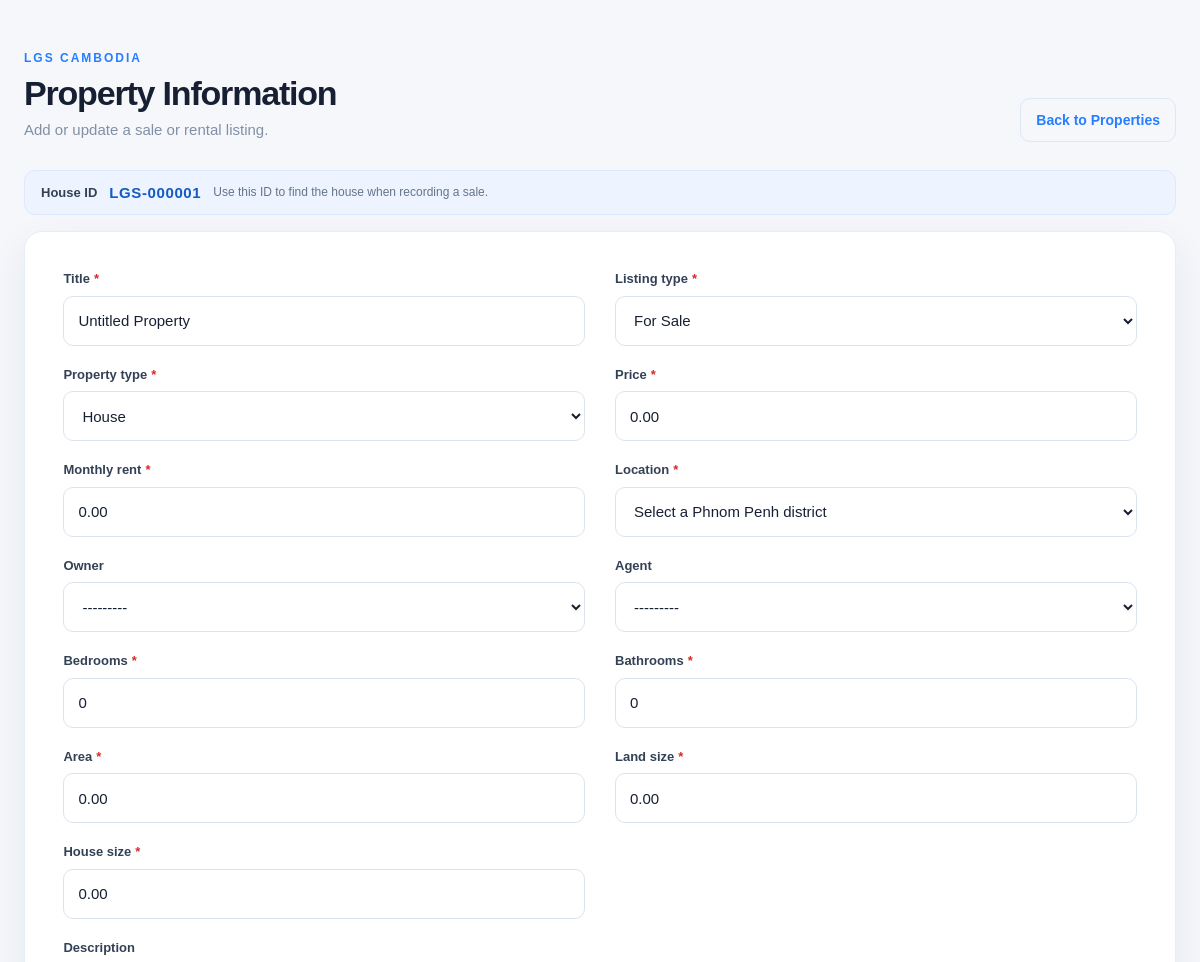
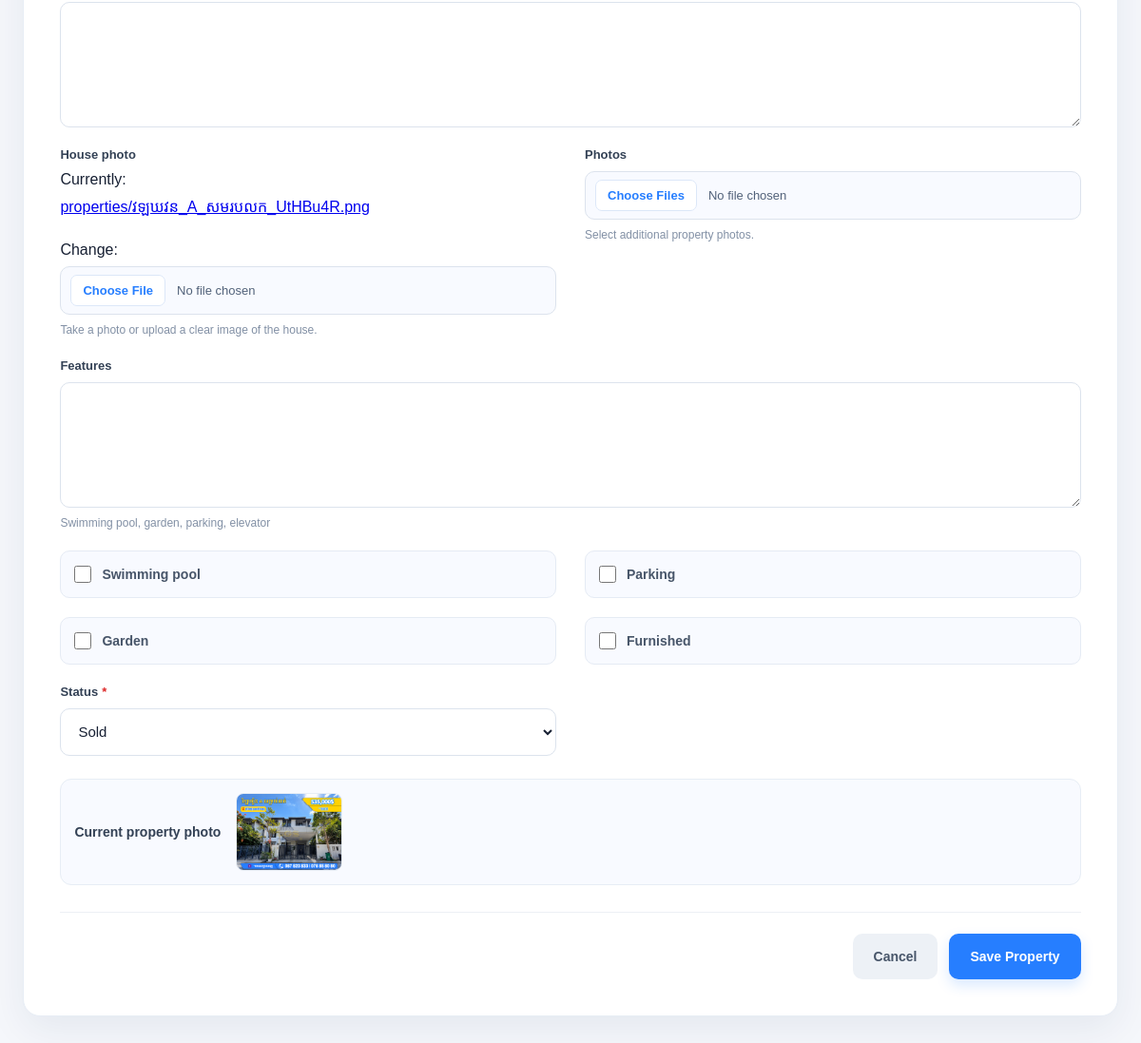
Page /crm/properties/edit/1/ (signed in) on the committed database (2 pictures, top to bottom).
### properties/models.py (models this page shows, shortened)
class Property(models.Model):
    LISTING_TYPES = [
        ('SALE', 'For Sale'),
        ('RENT', 'For Rent'),
    ]
    PROPERTY_TYPES = [
        ('HOUSE', 'House'),
        ('VILLA', 'Villa'),
        ('TWIN_VILLA', 'Twin Villa'),
        ('LINK_HOUSE', 'Link House'),
        ('CONDO', 'Condo'),
        ('LAND', 'Land'),
        ('SHOPHOUSE', 'Shophouse'),
        ('APARTMENT', 'Apartment'),
        ('COMMERCIAL', 'Commercial Property'),
        ('OTHER', 'Other'),
    ]
    STATUS_CHOICES = [
        ('AVAILABLE', 'Available'),
        ('SOLD', 'Sold'),
        ('RENTED', 'Rented'),
        ('PENDING', 'Pending'),
        ('RESERVED', 'Reserved'),
    ]
    title = models.CharField(max_length=200)
    listing_type = models.CharField(
        max_length=10,
        choices=LISTING_TYPES,
        default='SALE'
    )
    property_type = models.CharField(
        max_length=20,
        choices=PROPERTY_TYPES
    )
    price = models.DecimalField(
        max_digits=12,
        decimal_places=2
    )
    monthly_rent = models.DecimalField(max_digits=12, decimal_places=2, default=0)
    location = models.CharField(max_length=255)
    city = models.CharField(max_length=100, blank=True)
    district = models.CharField(max_length=100, blank=True)
    commune = models.CharField(max_length=100, blank=True)
    bedrooms = models.PositiveIntegerField(default=0)
    bathrooms = models.PositiveIntegerField(default=0)
    area = models.DecimalField(
        max_digits=10,
        decimal_places=2
    )
    land_size = models.DecimalField(max_digits=10, decimal_places=2, default=0)
    house_size = models.DecimalField(max_digits=10, decimal_places=2, default=0)
    owner = models.ForeignKey('customers.Customer', on_delete=models.SET_NULL, null=True, blank=True, related_name='owned_properties')
    agent = models.ForeignKey('accounts.User', on_delete=models.SET_NULL, null=True, blank=True, related_name='properties')
    description = models.TextField(blank=True)
    image = models.ImageField(
        upload_to='properties/',
        blank=True,
        null=True
    )
    features = models.TextField(
        blank=True,
        help_text="Swimming pool, garden, parking, elevator"
    )
    swimming_pool = models.BooleanField(default=False)
    parking = models.BooleanField(default=False)
    garden = models.BooleanField(default=False)
    furnished = models.BooleanField(default=False)
    status = models.CharField(
        max_length=20,
        choices=STATUS_CHOICES,
        default='AVAILABLE'
    )
    created_at = models.DateTimeField(auto_now_add=True)
    @property
    def house_id(self):
        return f'LGS-{self.pk:06d}' if self.pk else ''

### properties/views.py (the view)
# urls.py: path('edit/<int:pk>/', views.property_edit, name='property_edit'),
@login_required
def property_edit(request, pk):
    if getattr(request.user, 'role', '') == 'PROPERTY':
        raise PermissionDenied
    property_obj = get_object_or_404(Property, pk=pk)
    if not (request.user.is_superuser or getattr(request.user, 'role', '') == 'ADMIN') and property_obj.agent_id != request.user.id:
        from django.core.exceptions import PermissionDenied
        raise PermissionDenied
    if request.method == 'POST':
        form = PropertyForm(
            request.POST,
            request.FILES,
            instance=property_obj
        )
        if form.is_valid():
            form.save()
            for photo in request.FILES.getlist('photos'):
                PropertyPhoto.objects.create(property=property_obj, image=photo)
            messages.success(request, 'Property updated successfully.')
            return redirect('property_list')
    else:
        form = PropertyForm(instance=property_obj)
    return render(request, 'properties/property_form.html', {
        'form': form
    })

### accounts/models.py (called while the page is built)
    def __str__(self):
        return self.username

### customers/models.py (called while the page is built)
    def __str__(self):
        return self.name

### templates/properties/property_form.html (shortened to what this page needs)
{% load static %}
<!doctype html>
<html lang="en">
<head>
    <link rel="stylesheet" href="{% static 'css/style.css' %}">
</head>
<body>
    <main class="form-page">
        <header class="form-header">
            <div>
                <span class="eyebrow">LGS CAMBODIA</span>
                <h1>Property Information</h1>
                <p>Add or update a sale or rental listing.</p>
            </div>
            <a class="back-btn" href="{% url 'property_list' %}">Back to Properties</a>
        </header>
        {% if form.instance.pk %}
            <div class="house-id-banner">House ID <strong>{{ form.instance.house_id }}</strong><span>Use this ID to find the house when recording a sale.</span></div>
        {% else %}
            <div class="house-id-banner">House ID <span>Generated automatically after you save the property.</span></div>
        {% endif %}
        <section class="form-card">
            <form method="post" enctype="multipart/form-data">
                <div class="form-grid">
                    {% for field in form %}
                        <div class="form-field{% if field.name == 'description' or field.name == 'features' %} full-width{% endif %}{% if field.field.widget.input_type == 'checkbox' %} checkbox-field{% endif %}{% if field.errors %} has-error{% endif %}">
                            <label for="{{ field.id_for_label }}">{{ field.label }}{% if field.field.required %}<span class="required-mark" aria-hidden="true">*</span>{% endif %}</label>
                            {{ field }}
                            {% if field.help_text %}<small class="field-help">{{ field.help_text }}</small>{% endif %}
                        </div>
                    {% endfor %}
                </div>
                {% if form.instance.image %}
                    <div class="current-photo">
                        <strong>Current property photo</strong>
                        <img src="{{ form.instance.image.url }}" class="preview-image" alt="Current photo of {{ form.instance.title }}">
                    </div>
                {% endif %}
                <div class="form-actions">
                    <a class="cancel-btn" href="{% url 'property_list' %}">Cancel</a>
                    <button class="save-btn" type="submit">Save Property</button>
                </div>
            </form>
        </section>
    </main>
</body>
</html>

### static/css/style.css (style rules this page uses)
* { margin: 0; padding: 0; box-sizing: border-box; }
body { font-family: Arial, Helvetica, sans-serif; background: #f5f7fb; color: #172033; }
.eyebrow { color: #267eff; font-size: 12px; font-weight: 700; letter-spacing: 2px; }
.form-page { width: min(1200px, calc(100% - 48px)); margin: clamp(24px, 4vw, 48px) auto 64px; }
.form-header { display: flex; justify-content: space-between; align-items: flex-end; gap: 24px; margin-bottom: 28px; }
.form-header h1 { margin: 8px 0 6px; font-size: clamp(26px, 3vw, 34px); line-height: 1.15; letter-spacing: -0.035em; }
.form-header p { color: #8290a5; font-size: 15px; line-height: 1.5; }
.back-btn { display: inline-flex; align-items: center; justify-content: center; min-height: 44px; padding: 0 15px; color: #267eff; text-decoration: none; font-size: 14px; font-weight: 700; border: 1px solid #dce7f8; border-radius: 10px; white-space: nowrap; transition: background-color .18s ease, border-color .18s ease; }
.form-card { background: white; padding: clamp(22px, 3.2vw, 40px); border: 1px solid #e7edf5; border-radius: 18px; box-shadow: 0 14px 40px rgba(20, 40, 80, 0.07); }
.house-id-banner { display: flex; align-items: center; flex-wrap: wrap; gap: 8px 12px; margin: 0 0 16px; padding: 13px 16px; color: #334155; background: #edf4ff; border: 1px solid #dce9fc; border-radius: 11px; font-size: 13px; font-weight: 700; }
.house-id-banner strong { color: #145bc3; font-size: 15px; letter-spacing: .04em; }
.house-id-banner span { color: #64748b; font-size: 12px; font-weight: 500; }
.form-grid { display: grid; grid-template-columns: repeat(2, minmax(0, 1fr)); column-gap: clamp(18px, 2.5vw, 32px); row-gap: 20px; }
.form-field { display: flex; flex-direction: column; gap: 8px; min-width: 0; }
.full-width { grid-column: 1 / -1; }
.form-field label { color: #334155; font-size: 13px; font-weight: 700; line-height: 1.35; }
.required-mark { margin-left: 4px; color: #dc2626; }
.form-field input, .form-field select, .form-field textarea { width: 100%; min-height: 50px; padding: 12px 14px; border: 1px solid #dce3ed; border-radius: 10px; outline: none; font-family: inherit; font-size: 15px; background: white; color: #172033; transition: border-color .18s ease, box-shadow .18s ease, background-color .18s ease; }
.form-field textarea { min-height: 132px; resize: vertical; line-height: 1.55; }
.form-field input[type="file"] { min-height: 50px; padding: 8px 10px; background: #f8faff; color: #52627a; font-size: 13px; }
.form-field.checkbox-field { min-height: 50px; flex-direction: row; align-items: center; gap: 11px; padding: 11px 14px; background: #f8faff; border: 1px solid #e5ebf4; border-radius: 10px; }
.form-field.checkbox-field label { order: 2; margin: 0; color: #475569; font-size: 14px; font-weight: 600; cursor: pointer; }
.form-field.checkbox-field input[type="checkbox"] { order: 1; flex: 0 0 18px; width: 18px; height: 18px; min-height: 0; margin: 0; padding: 0; accent-color: #267eff; cursor: pointer; }
.field-help { color: #8290a5; font-size: 12px; line-height: 1.45; }
.preview-image { max-width: 100%; width: 100%; max-height: 260px; object-fit: cover; border: 1px solid #e7edf5; border-radius: 12px; }
.current-photo { display: flex; align-items: center; gap: 16px; margin-top: 24px; padding: 14px; background: #f8faff; border: 1px solid #e7edf5; border-radius: 12px; }
.current-photo img { width: 112px; height: 82px; object-fit: cover; border-radius: 8px; }
.current-photo strong { color: #334155; font-size: 14px; }
.form-actions { display: flex; justify-content: flex-end; align-items: center; gap: 12px; margin-top: 28px; padding-top: 22px; border-top: 1px solid #edf0f5; }
.save-btn, .cancel-btn { display: inline-flex; align-items: center; justify-content: center; min-height: 48px; padding: 0 22px; border: none; border-radius: 10px; font-size: 14px; font-weight: 700; cursor: pointer; text-decoration: none; transition: background-color .18s ease, transform .18s ease; }
.save-btn { background: #267eff; color: white; box-shadow: 0 6px 14px rgba(38, 126, 255, .18); }
.cancel-btn { background: #edf1f6; color: #475569; }

### rows in the picture
Property: instance.house_id "LGS-000001", form "Untitled Property" "For Sale" "House" "0.00" "0.00" "Select a Phnom Penh district" "---------" "---------" "0" "0" "0.00" "0.00" "0.00" "Sold", instance.image (picture)

### other values in the picture
{{ field.label }} "Title" "Listing type" "Property type" "Price" "Monthly rent" "Location" "Owner" "Agent" "Bedrooms" "Bathrooms" "Area" "Land size" "House size" "Description" "House photo" "Photos" "Features" "Swimming pool" "Parking" "Garden" "Furnished" "Status"
{{ field.help_text }} "Take a photo or upload a clear image of the house." "Select additional property photos." "Swimming pool, garden, parking, elevator"
